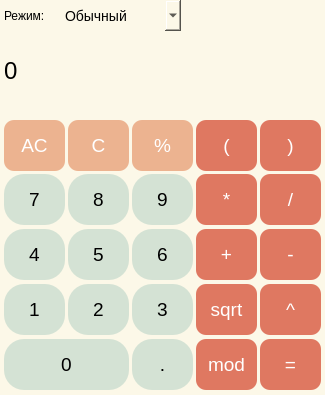
<?xml version="1.0" encoding="UTF-8"?>
<ui version="4.0">
 <class>MainWindow</class>
 <widget class="QMainWindow" name="MainWindow">
  <property name="enabled">
   <bool>true</bool>
  </property>
  <property name="geometry">
   <rect>
    <x>0</x>
    <y>0</y>
    <width>325</width>
    <height>395</height>
   </rect>
  </property>
  <property name="sizePolicy">
   <sizepolicy hsizetype="Preferred" vsizetype="Preferred">
    <horstretch>0</horstretch>
    <verstretch>0</verstretch>
   </sizepolicy>
  </property>
  <property name="windowTitle">
   <string>MainWindow</string>
  </property>
  <property name="styleSheet">
   <string notr="true">background-color: rgb(252, 248, 232);</string>
  </property>
  <widget class="QWidget" name="centralwidget">
   <widget class="QLabel" name="result_show">
    <property name="geometry">
     <rect>
      <x>4</x>
      <y>40</y>
      <width>661</width>
      <height>61</height>
     </rect>
    </property>
    <property name="font">
     <font>
      <pointsize>18</pointsize>
     </font>
    </property>
    <property name="styleSheet">
     <string notr="true">QLabel {
  qproperty-alignment: 'AlignVCenter | AlignLeft';
  border-radius: 10px;
}

background-color : white;</string>
    </property>
    <property name="text">
     <string>0</string>
    </property>
   </widget>
   <widget class="QGroupBox" name="groupBox">
    <property name="geometry">
     <rect>
      <x>0</x>
      <y>110</y>
      <width>325</width>
      <height>284</height>
     </rect>
    </property>
    <property name="styleSheet">
     <string notr="true">QGroupBox {
	border: 0px;
}</string>
    </property>
    <property name="title">
     <string/>
    </property>
    <widget class="QPushButton" name="pushButton_bracket_r">
     <property name="geometry">
      <rect>
       <x>260</x>
       <y>10</y>
       <width>61</width>
       <height>51</height>
      </rect>
     </property>
     <property name="font">
      <font>
       <pointsize>14</pointsize>
      </font>
     </property>
     <property name="styleSheet">
      <string notr="true">QPushButton {
    background-color: rgb(223, 120, 97);
    border-radius: 10px;
    border-color: beige;
	color:white;
}
QPushButton:pressed {
    background-color: rgb(230, 153, 135);
    border-style: inset;
}</string>
     </property>
     <property name="text">
      <string>)</string>
     </property>
    </widget>
    <widget class="QPushButton" name="pushButton_1">
     <property name="geometry">
      <rect>
       <x>4</x>
       <y>174</y>
       <width>61</width>
       <height>51</height>
      </rect>
     </property>
     <property name="font">
      <font>
       <pointsize>14</pointsize>
      </font>
     </property>
     <property name="styleSheet">
      <string notr="true">QPushButton {
    background-color: rgb(212, 226, 212);
    border-radius: 20px;
    border-color: beige;
}
QPushButton:pressed {
    background-color: rgb(182, 205, 182);
    border-style: inset;
}</string>
     </property>
     <property name="text">
      <string>1</string>
     </property>
    </widget>
    <widget class="QPushButton" name="pushButton_mult">
     <property name="geometry">
      <rect>
       <x>196</x>
       <y>64</y>
       <width>61</width>
       <height>51</height>
      </rect>
     </property>
     <property name="font">
      <font>
       <pointsize>14</pointsize>
      </font>
     </property>
     <property name="styleSheet">
      <string notr="true">QPushButton {
    background-color: rgb(223, 120, 97);
    border-radius: 10px;
    border-color: beige;
	 color: white;
}
QPushButton:pressed {
    background-color: rgb(230, 153, 135);
    border-style: inset;
}</string>
     </property>
     <property name="text">
      <string>*</string>
     </property>
    </widget>
    <widget class="QPushButton" name="pushButton_8">
     <property name="geometry">
      <rect>
       <x>68</x>
       <y>64</y>
       <width>61</width>
       <height>51</height>
      </rect>
     </property>
     <property name="font">
      <font>
       <pointsize>14</pointsize>
      </font>
     </property>
     <property name="styleSheet">
      <string notr="true">QPushButton {
    background-color: rgb(212, 226, 212);
    border-radius: 20px;
    border-color: beige;
}
QPushButton:pressed {
    background-color: rgb(182, 205, 182);
    border-style: inset;
}</string>
     </property>
     <property name="text">
      <string>8</string>
     </property>
    </widget>
    <widget class="QPushButton" name="pushButton_0">
     <property name="geometry">
      <rect>
       <x>4</x>
       <y>229</y>
       <width>125</width>
       <height>51</height>
      </rect>
     </property>
     <property name="font">
      <font>
       <pointsize>14</pointsize>
      </font>
     </property>
     <property name="styleSheet">
      <string notr="true">QPushButton {
    background-color: rgb(212, 226, 212);
    border-radius: 20px;
    border-color: beige;
}
QPushButton:pressed {
    background-color: rgb(182, 205, 182);
    border-style: inset;
}</string>
     </property>
     <property name="text">
      <string>0</string>
     </property>
    </widget>
    <widget class="QPushButton" name="pushButton_9">
     <property name="geometry">
      <rect>
       <x>132</x>
       <y>64</y>
       <width>61</width>
       <height>51</height>
      </rect>
     </property>
     <property name="font">
      <font>
       <pointsize>14</pointsize>
      </font>
     </property>
     <property name="styleSheet">
      <string notr="true">QPushButton {
    background-color: rgb(212, 226, 212);
    border-radius: 20px;
    border-color: beige;
}
QPushButton:pressed {
    background-color: rgb(182, 205, 182);
    border-style: inset;
}</string>
     </property>
     <property name="text">
      <string>9</string>
     </property>
    </widget>
    <widget class="QPushButton" name="pushButton_sub">
     <property name="geometry">
      <rect>
       <x>260</x>
       <y>119</y>
       <width>61</width>
       <height>51</height>
      </rect>
     </property>
     <property name="font">
      <font>
       <pointsize>14</pointsize>
      </font>
     </property>
     <property name="styleSheet">
      <string notr="true">QPushButton {
    background-color: rgb(223, 120, 97);
    border-radius: 10px;
    border-color: beige;
	 color: white;
}
QPushButton:pressed {
    background-color: rgb(230, 153, 135);
    border-style: inset;
}</string>
     </property>
     <property name="text">
      <string>-</string>
     </property>
    </widget>
    <widget class="QPushButton" name="pushButton_bracket_l">
     <property name="geometry">
      <rect>
       <x>196</x>
       <y>10</y>
       <width>61</width>
       <height>51</height>
      </rect>
     </property>
     <property name="font">
      <font>
       <pointsize>14</pointsize>
      </font>
     </property>
     <property name="styleSheet">
      <string notr="true">QPushButton {
    background-color: rgb(223, 120, 97);
    border-radius: 10px;
    border-color: beige;
	color:white;
}
QPushButton:pressed {
    background-color: rgb(230, 153, 135);
    border-style: inset;
}</string>
     </property>
     <property name="text">
      <string>(</string>
     </property>
    </widget>
    <widget class="QPushButton" name="pushButton_pow">
     <property name="geometry">
      <rect>
       <x>260</x>
       <y>174</y>
       <width>61</width>
       <height>51</height>
      </rect>
     </property>
     <property name="font">
      <font>
       <pointsize>14</pointsize>
      </font>
     </property>
     <property name="styleSheet">
      <string notr="true">QPushButton {
    background-color: rgb(223, 120, 97);
    border-radius: 10px;
    border-color: beige;
	 color: white;
}
QPushButton:pressed {
    background-color: rgb(230, 153, 135);
    border-style: inset;
}</string>
     </property>
     <property name="text">
      <string>^</string>
     </property>
    </widget>
    <widget class="QPushButton" name="pushButton_7">
     <property name="geometry">
      <rect>
       <x>4</x>
       <y>64</y>
       <width>61</width>
       <height>51</height>
      </rect>
     </property>
     <property name="font">
      <font>
       <pointsize>14</pointsize>
      </font>
     </property>
     <property name="styleSheet">
      <string notr="true">QPushButton {
    background-color: rgb(212, 226, 212);
    border-radius: 20px;
    border-color: beige;
}
QPushButton:pressed {
    background-color: rgb(182, 205, 182);
    border-style: inset;
}</string>
     </property>
     <property name="text">
      <string>7</string>
     </property>
    </widget>
    <widget class="QPushButton" name="pushButton_percent">
     <property name="geometry">
      <rect>
       <x>132</x>
       <y>10</y>
       <width>61</width>
       <height>51</height>
      </rect>
     </property>
     <property name="font">
      <font>
       <pointsize>14</pointsize>
      </font>
     </property>
     <property name="styleSheet">
      <string notr="true">QPushButton {
    background-color: rgb(236, 179, 144);
    border-radius: 10px;
    border-color: beige;
	color:white;
}
QPushButton:pressed {
    background-color: rgb(245, 210, 188);
    border-style: inset;
}</string>
     </property>
     <property name="text">
      <string>%</string>
     </property>
    </widget>
    <widget class="QPushButton" name="pushButton_dot">
     <property name="geometry">
      <rect>
       <x>132</x>
       <y>229</y>
       <width>61</width>
       <height>51</height>
      </rect>
     </property>
     <property name="font">
      <font>
       <pointsize>14</pointsize>
      </font>
     </property>
     <property name="styleSheet">
      <string notr="true">QPushButton {
    background-color: rgb(212, 226, 212);
    border-radius: 20px;
    border-color: beige;
}
QPushButton:pressed {
    background-color: rgb(182, 205, 182);
    border-style: inset;
}</string>
     </property>
     <property name="text">
      <string>.</string>
     </property>
    </widget>
    <widget class="QPushButton" name="pushButton_3">
     <property name="geometry">
      <rect>
       <x>132</x>
       <y>174</y>
       <width>61</width>
       <height>51</height>
      </rect>
     </property>
     <property name="font">
      <font>
       <pointsize>14</pointsize>
      </font>
     </property>
     <property name="styleSheet">
      <string notr="true">QPushButton {
    background-color: rgb(212, 226, 212);
    border-radius: 20px;
    border-color: beige;
}
QPushButton:pressed {
    background-color: rgb(182, 205, 182);
    border-style: inset;
}</string>
     </property>
     <property name="text">
      <string>3</string>
     </property>
    </widget>
    <widget class="QPushButton" name="pushButton_sqrt">
     <property name="geometry">
      <rect>
       <x>196</x>
       <y>174</y>
       <width>61</width>
       <height>51</height>
      </rect>
     </property>
     <property name="font">
      <font>
       <pointsize>14</pointsize>
      </font>
     </property>
     <property name="styleSheet">
      <string notr="true">QPushButton {
    background-color: rgb(223, 120, 97);
    border-radius: 10px;
    border-color: beige;
	 color: white;
}
QPushButton:pressed {
    background-color: rgb(230, 153, 135);
    border-style: inset;
}</string>
     </property>
     <property name="text">
      <string>sqrt</string>
     </property>
    </widget>
    <widget class="QPushButton" name="pushButton_clear">
     <property name="geometry">
      <rect>
       <x>4</x>
       <y>10</y>
       <width>61</width>
       <height>51</height>
      </rect>
     </property>
     <property name="font">
      <font>
       <pointsize>14</pointsize>
      </font>
     </property>
     <property name="styleSheet">
      <string notr="true">QPushButton {
    background-color: rgb(236, 179, 144);
    border-radius: 10px;
    border-color: beige;
	color:white;
}
QPushButton:pressed {
    background-color: rgb(245, 210, 188);
    border-style: inset;
}</string>
     </property>
     <property name="text">
      <string>AC</string>
     </property>
    </widget>
    <widget class="QPushButton" name="pushButton_6">
     <property name="geometry">
      <rect>
       <x>132</x>
       <y>119</y>
       <width>61</width>
       <height>51</height>
      </rect>
     </property>
     <property name="font">
      <font>
       <pointsize>14</pointsize>
      </font>
     </property>
     <property name="styleSheet">
      <string notr="true">QPushButton {
    background-color: rgb(212, 226, 212);
    border-radius: 20px;
    border-color: beige;
}
QPushButton:pressed {
    background-color: rgb(182, 205, 182);
    border-style: inset;
}</string>
     </property>
     <property name="text">
      <string>6</string>
     </property>
    </widget>
    <widget class="QPushButton" name="pushButton_div">
     <property name="geometry">
      <rect>
       <x>260</x>
       <y>64</y>
       <width>61</width>
       <height>51</height>
      </rect>
     </property>
     <property name="font">
      <font>
       <pointsize>14</pointsize>
      </font>
     </property>
     <property name="styleSheet">
      <string notr="true">QPushButton {
    background-color: rgb(223, 120, 97);
    border-radius: 10px;
    border-color: beige;
	 color: white;
}
QPushButton:pressed {
    background-color: rgb(230, 153, 135);
    border-style: inset;
}</string>
     </property>
     <property name="text">
      <string>/</string>
     </property>
    </widget>
    <widget class="QPushButton" name="pushButton_eq">
     <property name="geometry">
      <rect>
       <x>260</x>
       <y>229</y>
       <width>61</width>
       <height>51</height>
      </rect>
     </property>
     <property name="font">
      <font>
       <pointsize>14</pointsize>
      </font>
     </property>
     <property name="styleSheet">
      <string notr="true">QPushButton {
    background-color: rgb(223, 120, 97);
    border-radius: 10px;
    border-color: beige;
	 color: white;
}
QPushButton:pressed {
    background-color: rgb(230, 153, 135);
    border-style: inset;
}</string>
     </property>
     <property name="text">
      <string>=</string>
     </property>
    </widget>
    <widget class="QPushButton" name="pushButton_4">
     <property name="geometry">
      <rect>
       <x>4</x>
       <y>119</y>
       <width>61</width>
       <height>51</height>
      </rect>
     </property>
     <property name="font">
      <font>
       <pointsize>14</pointsize>
      </font>
     </property>
     <property name="styleSheet">
      <string notr="true">QPushButton {
    background-color: rgb(212, 226, 212);
    border-radius: 20px;
    border-color: beige;
}
QPushButton:pressed {
    background-color: rgb(182, 205, 182);
    border-style: inset;
}</string>
     </property>
     <property name="text">
      <string>4</string>
     </property>
    </widget>
    <widget class="QPushButton" name="pushButton_sum">
     <property name="geometry">
      <rect>
       <x>196</x>
       <y>119</y>
       <width>61</width>
       <height>51</height>
      </rect>
     </property>
     <property name="font">
      <font>
       <pointsize>14</pointsize>
      </font>
     </property>
     <property name="styleSheet">
      <string notr="true">QPushButton {
    background-color: rgb(223, 120, 97);
    border-radius: 10px;
    border-color: beige;
	 color: white;
}
QPushButton:pressed {
    background-color: rgb(230, 153, 135);
    border-style: inset;
}</string>
     </property>
     <property name="text">
      <string>+</string>
     </property>
    </widget>
    <widget class="QPushButton" name="pushButton_2">
     <property name="geometry">
      <rect>
       <x>68</x>
       <y>174</y>
       <width>61</width>
       <height>51</height>
      </rect>
     </property>
     <property name="font">
      <font>
       <pointsize>14</pointsize>
      </font>
     </property>
     <property name="styleSheet">
      <string notr="true">QPushButton {
    background-color: rgb(212, 226, 212);
    border-radius: 20px;
    border-color: beige;
}
QPushButton:pressed {
    background-color: rgb(182, 205, 182);
    border-style: inset;
}</string>
     </property>
     <property name="text">
      <string>2</string>
     </property>
    </widget>
    <widget class="QPushButton" name="pushButton_mod">
     <property name="geometry">
      <rect>
       <x>196</x>
       <y>229</y>
       <width>61</width>
       <height>51</height>
      </rect>
     </property>
     <property name="font">
      <font>
       <pointsize>14</pointsize>
      </font>
     </property>
     <property name="styleSheet">
      <string notr="true">QPushButton {
    background-color: rgb(223, 120, 97);
    border-radius: 10px;
    border-color: beige;
	 color: white;
}
QPushButton:pressed {
    background-color: rgb(230, 153, 135);
    border-style: inset;
}</string>
     </property>
     <property name="text">
      <string>mod</string>
     </property>
    </widget>
    <widget class="QPushButton" name="pushButton_5">
     <property name="geometry">
      <rect>
       <x>68</x>
       <y>119</y>
       <width>61</width>
       <height>51</height>
      </rect>
     </property>
     <property name="font">
      <font>
       <pointsize>14</pointsize>
      </font>
     </property>
     <property name="styleSheet">
      <string notr="true">QPushButton {
    background-color: rgb(212, 226, 212);
    border-radius: 20px;
    border-color: beige;
}
QPushButton:pressed {
    background-color: rgb(182, 205, 182);
    border-style: inset;
}</string>
     </property>
     <property name="text">
      <string>5</string>
     </property>
    </widget>
    <widget class="QPushButton" name="pushButton_clear_del1">
     <property name="geometry">
      <rect>
       <x>68</x>
       <y>10</y>
       <width>61</width>
       <height>51</height>
      </rect>
     </property>
     <property name="font">
      <font>
       <pointsize>14</pointsize>
      </font>
     </property>
     <property name="styleSheet">
      <string notr="true">QPushButton {
    background-color: rgb(236, 179, 144);
    border-radius: 10px;
    border-color: beige;
	color:white;
}
QPushButton:pressed {
    background-color: rgb(245, 210, 188);
    border-style: inset;
}</string>
     </property>
     <property name="text">
      <string>C</string>
     </property>
    </widget>
   </widget>
   <widget class="QGroupBox" name="groupBox_2">
    <property name="geometry">
     <rect>
      <x>325</x>
      <y>110</y>
      <width>201</width>
      <height>284</height>
     </rect>
    </property>
    <property name="styleSheet">
     <string notr="true">QGroupBox {
	border: 0px;
}</string>
    </property>
    <property name="title">
     <string/>
    </property>
    <widget class="QPushButton" name="pushButton_cos">
     <property name="geometry">
      <rect>
       <x>0</x>
       <y>119</y>
       <width>61</width>
       <height>51</height>
      </rect>
     </property>
     <property name="font">
      <font>
       <pointsize>14</pointsize>
      </font>
     </property>
     <property name="styleSheet">
      <string notr="true">QPushButton {
    background-color: rgb(212, 226, 212);
    border-radius: 20px;
    border-color: beige;
}
QPushButton:pressed {
    background-color: rgb(182, 205, 182);
    border-style: inset;
}</string>
     </property>
     <property name="text">
      <string>cos</string>
     </property>
    </widget>
    <widget class="QPushButton" name="pushButton_sin">
     <property name="geometry">
      <rect>
       <x>65</x>
       <y>119</y>
       <width>61</width>
       <height>51</height>
      </rect>
     </property>
     <property name="font">
      <font>
       <pointsize>14</pointsize>
      </font>
     </property>
     <property name="styleSheet">
      <string notr="true">QPushButton {
    background-color: rgb(212, 226, 212);
    border-radius: 20px;
    border-color: beige;
}
QPushButton:pressed {
    background-color: rgb(182, 205, 182);
    border-style: inset;
}</string>
     </property>
     <property name="text">
      <string>sin</string>
     </property>
    </widget>
    <widget class="QPushButton" name="pushButton_tan">
     <property name="geometry">
      <rect>
       <x>130</x>
       <y>119</y>
       <width>61</width>
       <height>51</height>
      </rect>
     </property>
     <property name="font">
      <font>
       <pointsize>14</pointsize>
      </font>
     </property>
     <property name="styleSheet">
      <string notr="true">QPushButton {
    background-color: rgb(212, 226, 212);
    border-radius: 20px;
    border-color: beige;
}
QPushButton:pressed {
    background-color: rgb(182, 205, 182);
    border-style: inset;
}</string>
     </property>
     <property name="text">
      <string>tan</string>
     </property>
    </widget>
    <widget class="QPushButton" name="pushButton_acos">
     <property name="geometry">
      <rect>
       <x>0</x>
       <y>174</y>
       <width>61</width>
       <height>51</height>
      </rect>
     </property>
     <property name="font">
      <font>
       <pointsize>14</pointsize>
      </font>
     </property>
     <property name="styleSheet">
      <string notr="true">QPushButton {
    background-color: rgb(212, 226, 212);
    border-radius: 20px;
    border-color: beige;
}
QPushButton:pressed {
    background-color: rgb(182, 205, 182);
    border-style: inset;
}</string>
     </property>
     <property name="text">
      <string>acos</string>
     </property>
    </widget>
    <widget class="QPushButton" name="pushButton_atan">
     <property name="geometry">
      <rect>
       <x>130</x>
       <y>174</y>
       <width>61</width>
       <height>51</height>
      </rect>
     </property>
     <property name="font">
      <font>
       <pointsize>14</pointsize>
      </font>
     </property>
     <property name="styleSheet">
      <string notr="true">QPushButton {
    background-color: rgb(212, 226, 212);
    border-radius: 20px;
    border-color: beige;
}
QPushButton:pressed {
    background-color: rgb(182, 205, 182);
    border-style: inset;
}</string>
     </property>
     <property name="text">
      <string>atan</string>
     </property>
    </widget>
    <widget class="QPushButton" name="pushButton_asin">
     <property name="geometry">
      <rect>
       <x>65</x>
       <y>174</y>
       <width>61</width>
       <height>51</height>
      </rect>
     </property>
     <property name="font">
      <font>
       <pointsize>14</pointsize>
      </font>
     </property>
     <property name="styleSheet">
      <string notr="true">QPushButton {
    background-color: rgb(212, 226, 212);
    border-radius: 20px;
    border-color: beige;
}
QPushButton:pressed {
    background-color: rgb(182, 205, 182);
    border-style: inset;
}</string>
     </property>
     <property name="text">
      <string>asin</string>
     </property>
    </widget>
    <widget class="QPushButton" name="pushButton_ln">
     <property name="geometry">
      <rect>
       <x>65</x>
       <y>229</y>
       <width>61</width>
       <height>51</height>
      </rect>
     </property>
     <property name="font">
      <font>
       <pointsize>14</pointsize>
      </font>
     </property>
     <property name="styleSheet">
      <string notr="true">QPushButton {
    background-color: rgb(212, 226, 212);
    border-radius: 20px;
    border-color: beige;
}
QPushButton:pressed {
    background-color: rgb(182, 205, 182);
    border-style: inset;
}</string>
     </property>
     <property name="text">
      <string>ln</string>
     </property>
    </widget>
    <widget class="QPushButton" name="pushButton_log">
     <property name="geometry">
      <rect>
       <x>130</x>
       <y>229</y>
       <width>61</width>
       <height>51</height>
      </rect>
     </property>
     <property name="font">
      <font>
       <pointsize>14</pointsize>
      </font>
     </property>
     <property name="styleSheet">
      <string notr="true">QPushButton {
    background-color: rgb(212, 226, 212);
    border-radius: 20px;
    border-color: beige;
}
QPushButton:pressed {
    background-color: rgb(182, 205, 182);
    border-style: inset;
}</string>
     </property>
     <property name="text">
      <string>log</string>
     </property>
    </widget>
    <widget class="QPushButton" name="pushButton_graph">
     <property name="geometry">
      <rect>
       <x>130</x>
       <y>10</y>
       <width>61</width>
       <height>105</height>
      </rect>
     </property>
     <property name="font">
      <font>
       <pointsize>14</pointsize>
      </font>
     </property>
     <property name="styleSheet">
      <string notr="true">QPushButton {
    background-color: rgb(223, 120, 97);
    border-radius: 10px;
    border-color: beige;
	 color: white;
}
QPushButton:pressed {
    background-color: rgb(230, 153, 135);
    border-style: inset;
}</string>
     </property>
     <property name="text">
      <string>graph</string>
     </property>
    </widget>
    <widget class="QPushButton" name="pushButton_deposit">
     <property name="geometry">
      <rect>
       <x>0</x>
       <y>10</y>
       <width>126</width>
       <height>51</height>
      </rect>
     </property>
     <property name="font">
      <font>
       <pointsize>14</pointsize>
      </font>
     </property>
     <property name="styleSheet">
      <string notr="true">QPushButton {
    background-color: rgb(236, 179, 144);
    border-radius: 10px;
    border-color: beige;
	color:white;
}
QPushButton:pressed {
    background-color: rgb(245, 210, 188);
    border-style: inset;
}</string>
     </property>
     <property name="text">
      <string>deposit</string>
     </property>
    </widget>
    <widget class="QPushButton" name="pushButton_credit">
     <property name="geometry">
      <rect>
       <x>0</x>
       <y>64</y>
       <width>126</width>
       <height>51</height>
      </rect>
     </property>
     <property name="font">
      <font>
       <pointsize>14</pointsize>
      </font>
     </property>
     <property name="styleSheet">
      <string notr="true">QPushButton {
    background-color: rgb(236, 179, 144);
    border-radius: 10px;
    border-color: beige;
	color:white;
}
QPushButton:pressed {
    background-color: rgb(245, 210, 188);
    border-style: inset;
}</string>
     </property>
     <property name="text">
      <string>credit</string>
     </property>
    </widget>
    <widget class="QPushButton" name="pushButton_x">
     <property name="geometry">
      <rect>
       <x>0</x>
       <y>229</y>
       <width>61</width>
       <height>51</height>
      </rect>
     </property>
     <property name="font">
      <font>
       <pointsize>14</pointsize>
      </font>
     </property>
     <property name="styleSheet">
      <string notr="true">QPushButton {
    background-color: rgb(212, 226, 212);
    border-radius: 20px;
    border-color: beige;
}
QPushButton:pressed {
    background-color: rgb(182, 205, 182);
    border-style: inset;
}</string>
     </property>
     <property name="text">
      <string>x</string>
     </property>
    </widget>
   </widget>
   <widget class="QComboBox" name="comboBox">
    <property name="geometry">
     <rect>
      <x>60</x>
      <y>0</y>
      <width>121</width>
      <height>31</height>
     </rect>
    </property>
    <property name="styleSheet">
     <string notr="true">QComboBox {
	color: black;
  	font-size:14px;
  	border:none;
}

QComboBox::hover {
	background-color: rgb(236, 179, 144);
	border-radius: 5px;
}

QComboBox QAbstractItemView {
	background:rgba(255,255,255,1);
    border:1px solid rgba(228,228,228,1);
    border-radius:0px 0px 5px 5px;
	 font-size:14px;
    outline: 0px;
}

QComboBox QAbstractItemView::item{
	height:36px;
	color:red;
	padding-left:9px;
	background-color:red;
}


</string>
    </property>
    <item>
     <property name="text">
      <string>Обычный</string>
     </property>
    </item>
    <item>
     <property name="text">
      <string>Расширенный</string>
     </property>
    </item>
   </widget>
   <widget class="QLabel" name="label">
    <property name="geometry">
     <rect>
      <x>4</x>
      <y>0</y>
      <width>55</width>
      <height>31</height>
     </rect>
    </property>
    <property name="text">
     <string>Режим:</string>
    </property>
   </widget>
  </widget>
 </widget>
 <resources/>
 <connections/>
</ui>
